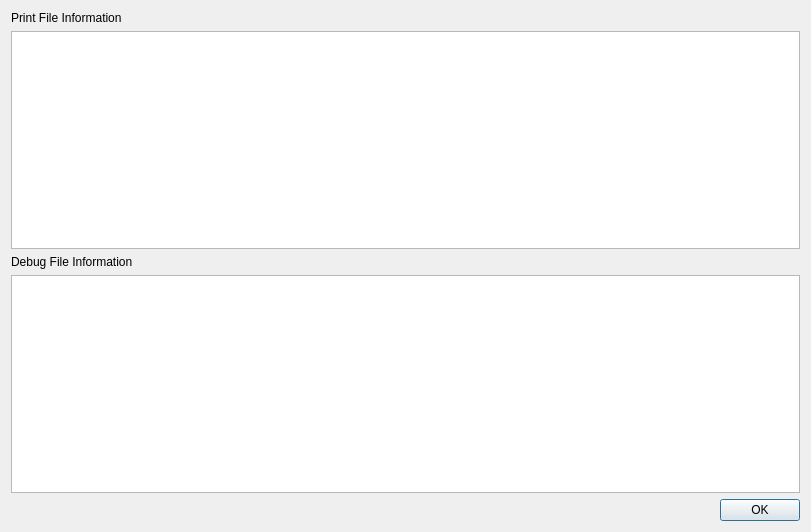
<?xml version="1.0" encoding="UTF-8"?>
<ui version="4.0">
 <class>QtShowError</class>
 <widget class="QDialog" name="QtShowError">
  <property name="geometry">
   <rect>
    <x>0</x>
    <y>0</y>
    <width>811</width>
    <height>532</height>
   </rect>
  </property>
  <property name="windowTitle">
   <string>QtShowError</string>
  </property>
  <layout class="QGridLayout" name="gridLayout">
   <item row="0" column="0">
    <layout class="QHBoxLayout" name="horizontalLayout_3">
     <item>
      <widget class="QLabel" name="l_print">
       <property name="text">
        <string>Print File Information</string>
       </property>
      </widget>
     </item>
     <item>
      <spacer name="horizontalSpacer_3">
       <property name="orientation">
        <enum>Qt::Horizontal</enum>
       </property>
       <property name="sizeHint" stdset="0">
        <size>
         <width>648</width>
         <height>13</height>
        </size>
       </property>
      </spacer>
     </item>
    </layout>
   </item>
   <item row="1" column="0">
    <widget class="QTextBrowser" name="tb_print"/>
   </item>
   <item row="2" column="0">
    <layout class="QHBoxLayout" name="horizontalLayout_2">
     <item>
      <widget class="QLabel" name="l_debug">
       <property name="text">
        <string>Debug File Information</string>
       </property>
      </widget>
     </item>
     <item>
      <spacer name="horizontalSpacer_2">
       <property name="orientation">
        <enum>Qt::Horizontal</enum>
       </property>
       <property name="sizeHint" stdset="0">
        <size>
         <width>628</width>
         <height>13</height>
        </size>
       </property>
      </spacer>
     </item>
    </layout>
   </item>
   <item row="3" column="0">
    <widget class="QTextBrowser" name="tb_debug"/>
   </item>
   <item row="4" column="0">
    <layout class="QHBoxLayout" name="horizontalLayout">
     <item>
      <spacer name="horizontalSpacer">
       <property name="orientation">
        <enum>Qt::Horizontal</enum>
       </property>
       <property name="sizeHint" stdset="0">
        <size>
         <width>698</width>
         <height>20</height>
        </size>
       </property>
      </spacer>
     </item>
     <item>
      <widget class="QPushButton" name="pb_OK">
       <property name="text">
        <string>OK</string>
       </property>
      </widget>
     </item>
    </layout>
   </item>
  </layout>
 </widget>
 <resources/>
 <connections>
  <connection>
   <sender>pb_OK</sender>
   <signal>clicked()</signal>
   <receiver>QtShowError</receiver>
   <slot>accept()</slot>
   <hints>
    <hint type="sourcelabel">
     <x>761</x>
     <y>508</y>
    </hint>
    <hint type="destinationlabel">
     <x>605</x>
     <y>497</y>
    </hint>
   </hints>
  </connection>
 </connections>
</ui>
